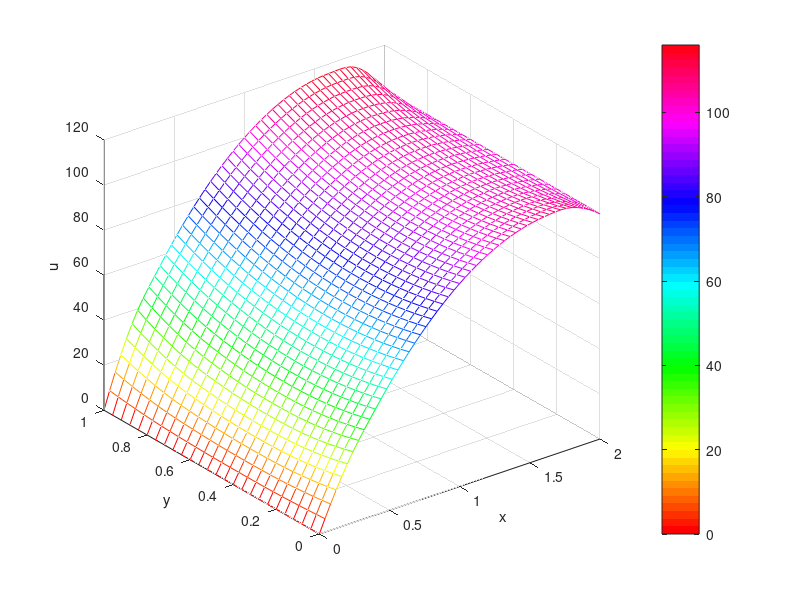

The MATLAB script that drew this image:
  xl=0; xr=2;    % x domain
  yl=0; yr=1;    % y domain

  J= 10;           % number of points in the x-direction     
  h = (xr-xl)/J;   % mesh size in x
  Nx = J;          % number of inner points in one dimension: N-1 (Total points in one dimension: N+1)
  Ny = 0.5*Nx;     % number of inner points in y (Nx has to be even)

% Set the left side of the equation (tensor product Laplacian)
  A_1 = diag(2*ones(1,Nx-1)) + diag((-1)*ones(1,Nx-2),-1) + diag((-1)*ones(1,Nx-2),1);
  A_2 = diag(2*ones(1,Ny-1)) + diag((-1)*ones(1,Ny-2),-1) + diag((-1)*ones(1,Ny-2),1); 
% Set the the Neumann boundary conditions
  C1 = zeros(Ny - 1); 
  C2 = zeros(Ny - 1);
  C1(1,1) = 1;
  C2(Ny-1,Ny-1) = 1;
  matA = kron(A_2, eye(Nx-1)) + kron(eye(Ny-1), A_1) - kron(C1,eye(Nx-1)) - kron(C2,eye(Nx-1));

% Set the right side of the equation
  F_buttom = 20*h;
  F_right = 100;
  F_top = 40*h;
  F1 = kron([1; zeros(Ny-2,1)], ones(Nx - 1,1)*F_buttom) + kron([zeros(Ny-2,1); 1],ones(Nx - 1,1)*F_top) + kron(ones(Ny - 1,1)*F_right, [zeros(Nx-2,1);1]);

% Solve the linear system
  u = matA\F1;

% Set up grids
  x = linspace(xl,xr, Nx+1);
  y = linspace(yl,yr, Ny+1);
  x_int = x(2:Nx);
  y_int = y(2:Ny);

% Reshape long 1D results onto 2D grid:
  uu = zeros(Nx+1,Ny+1); uu(2:Nx,2:Ny) = reshape(u,Nx-1,Ny-1); % rows go through x and columns through y
  
% Set the boundary conditions for the plot
  uu(Nx+1,1:Ny+1) = 100;
  uu(1,1:Ny+1) = 0;
  uu(2:Nx,1) = 20*h + uu(2:Nx,2); 
  uu(2:Nx,Ny+1) = 40*h + uu(2:Nx,Ny);
  [xx,yy] = meshgrid(x,y);

% Interpolate to finer grid and plot:
  [xxx,yyy] = meshgrid(0:.04:2,0:.04:1);
  uuu = interp2(xx,yy,uu',xxx,yyy,'cubic');
  figure(2), clf, mesh(xxx,yyy,uuu), colormap(hsv), colorbar, FaceColor="flat";
  xlabel x, ylabel y, zlabel u
